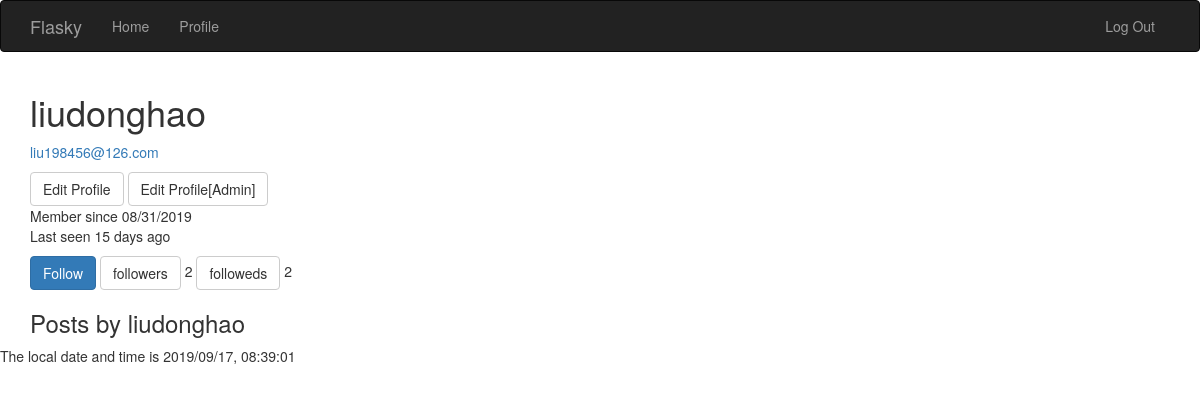
Page /user/liudonghao (signed in) on the earlier database version.
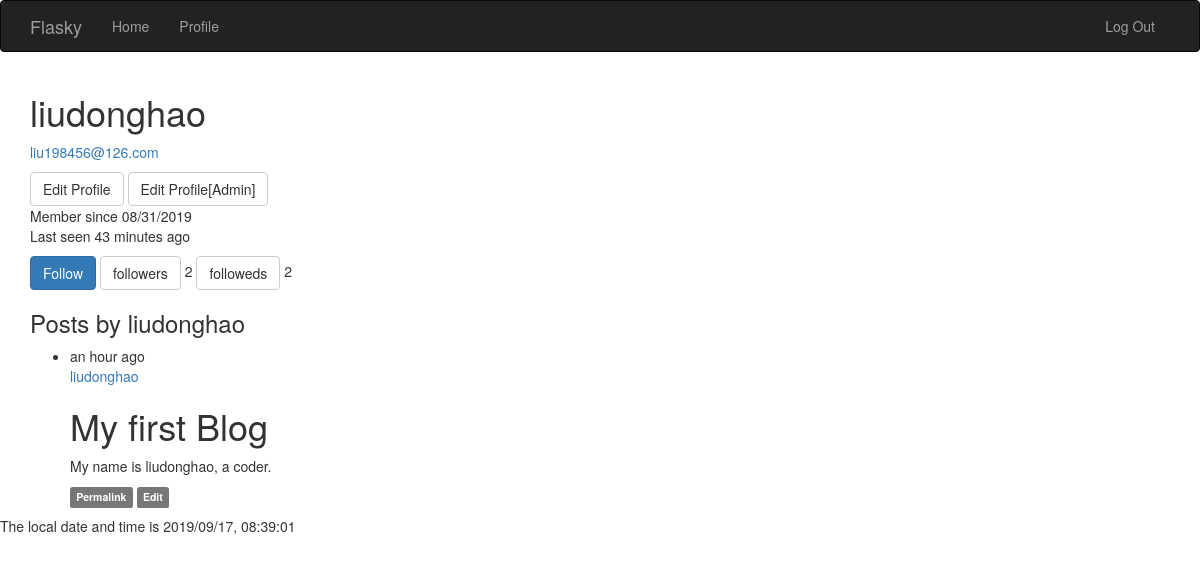
Same page on the later database version.
### app/models.py (models this page shows, shortened)
class User(UserMixin, db.Model):
    __tablename__ = 'users'
    id = db.Column(db.Integer, primary_key=True)
    username = db.Column(db.String(65), unique=True, index=True)
    email = db.Column(db.String(65), unique=True, index=True)
    password_hash = db.Column(db.String(128))
    confirmed = db.Column(db.Boolean, default=False)
    name = db.Column(db.String(65))
    location = db.Column(db.String(65))
    about_me = db.Column(db.Text())
    member_since = db.Column(db.DateTime(), default=datetime.utcnow)
    last_seen    = db.Column(db.DateTime(), default=datetime.utcnow)
    role_id = db.Column(db.Integer, db.ForeignKey('roles.id'))
    posts = db.relationship('Post', backref='author', lazy='dynamic')
    followed = db.relationship('Follow', foreign_keys=[Follow.follower_id], backref=db.backref('follower', lazy='joined'), lazy='dynamic', cascade='all, delete-orphan')
    followers = db.relationship('Follow', foreign_keys=[Follow.followed_id], backref=db.backref('followed', lazy='joined'), lazy='dynamic', cascade='all, delete-orphan')
    @property
    def password(self):
        raise AttributeError('password is not a reable attribute')
    def can(self, permissions):
        return self.role is not None and ((self.role.permissions & permissions) == permissions)
    def is_administrator(self):
        return self.can(RolePermissionCode.ADMINISTRATOR)
    def ping(self):
        self.last_seen = datetime.utcnow()
        db.session.add(self)
    def is_following(self, user):
        return self.followed.filter_by(followed_id=user.id).first() is not None

class Post(db.Model):
    __tablename__ = 'posts'
    id = db.Column(db.Integer, primary_key=True)
    body = db.Column(db.Text())
    body_html = db.Column(db.Text())
    timestamp = db.Column(db.DateTime(), default=datetime.utcnow)
    author_id = db.Column(db.Integer, db.ForeignKey('users.id'))

### app/main/views.py (the view)
@main.route('/user/<username>')
def user(username):
    user = User.query.filter_by(username=username).first_or_404()
    posts = user.posts.order_by(Post.timestamp.desc()).all()
    return render_template('user.html', user=user, posts=posts)

### app/auth/views.py (called while the page is built)
@auth.before_app_request
def before_request():
    if current_user.is_authenticated:
        current_user.ping()
        if not current_user.confirmed \
        and request.endpoint[:5] != 'auth.' \
        and request.endpoint != 'static' :
            return redirect(url_for('auth.unconfirmed'))

### app/main/__init__.py (called while the page is built)
@main.app_context_processor
def inject_permissions():
    return dict(Permission=Permission)

### app/models.py (called while the page is built)
@login_manager.user_loader
def load_user(user_id):
    return User.query.get(int(user_id))

### app/templates/user.html (shortened to what this page needs)
{% extends 'base.html' %}
{% block page_content %}
<div class="page-head">
	<h1>{{ user.username }}</h1>
	{% if user.is_administrator() %}
	<p>
		<a href="mailto:{{ user.email }}">{{ user.email }}</a>
	</p>
	{% endif %}
	{% if user == current_user %}
	<a class="btn btn-default" href="{{ url_for('.edit_profile') }}">Edit Profile</a>
	{% endif %}
	{% if current_user.is_administrator() %}
	<a class="btn btn-default" href="{{ url_for('.edit_profile_admin', id=user.id) }}">Edit Profile[Admin]</a>
	{% endif %}
	<p>
		Member since {{ moment(user.member_since).format('L') }}
		Last seen {{ moment(user.last_seen).fromNow() }}
	</p>
	<p>
	{% if current_user.is_following(user) %}
		<a class="btn btn-default" href="{{ url_for('.unfollow', username=user.username) }}">Unfollow</a>
	{% else %}
		<a class="btn btn-primary" href="{{ url_for('.follow', username=user.username) }}">Follow</a>
	{% endif %}
		<a class="btn btn-default" href="{{ url_for('.followers', username=user.username) }}">followers</a>  {{ user.followers.count() }}
		<a class="btn btn-default" href="{{ url_for('.followeds', username=user.username) }}">followeds</a>  {{ user.followed.count() }}
	<h3>Posts by {{ user.username }}</h3>
	{% include '_posts.html' %}
</div>
{% endblock %}

### app/templates/base.html (shortened to what this page needs)
{% extends "bootstrap/base.html" %}
{%- block head %}
{{ super() }}
{%- endblock %}
{% block navbar %}
<div class="navbar navbar-inverse" role="navigation">
	<div class="container">
		<div class="navbar-header">
			<a class="navbar-brand" href="{{ url_for('main.index') }}">Flasky</a>
		</div>
		<div class="navbar-collapse collapse">
			<ul class="nav navbar-nav">
				<li><a href="{{ url_for('main.index') }}">Home</a></li>
				{% if current_user.is_authenticated %}
				<li><a href="{{ url_for('main.user', username = current_user.username) }}">Profile</a></li>
                {% endif %}
			</ul>
            <ul class="nav navbar-nav navbar-right">
                {% if current_user.is_authenticated %}
				<li><a href="{{ url_for('auth.logout') }}">Log Out</a></li>
                {% else %}
                <li><a href="{{ url_for('auth.login') }}">Log In</a></li>
                {% endif %}
			</ul>
		</div>
	</div>
</div>
{% endblock %}
{% block content %}
<div class="container">
	{% block page_content %}{% endblock %}
</div>
{% endblock %}
{% block scripts %}
<p>The local date and time is {{ moment().format('YYYY/MM/DD, HH:mm:ss',refresh=True) }}</p>
{% endblock %}

### app/templates/_posts.html
<ul class="posts">
	{% for post in posts %}
	<li class="post">
		<div class="post-content">
			<div class="post-date">
				{{ moment(post.timestamp).fromNow() }}
			</div>
			<div class="post-author">
				<a href="{{ url_for('.user', username=post.author.username) }}"> {{ post.author.username }} </a>
			</div>
			<div class="post-body">
				{%if post.body_html %}
				{{ post.body_html | safe }}
				{% else %}
				{{ post.body }}
				{% endif %}
			</div>
			<div class="post-footer">
				<a href="{{ url_for('.post', id=post.id) }}">
					<span class="label label-default">Permalink</span>
				</a>
				{% if current_user.id == post.author_id %}
				<a href="{{ url_for('.edit_post', id=post.id) }}">
					<span class="label label-default">Edit</span>
				</a>
				{% elif current_user.is_administrator() %}
				<a href="{{ url_for('.edit_post', id=post.id) }}">
					<span class="label label-default">Edit[Admin]</span>
				</a>
				{% endif %}
			</div>
		</div>
	</li>
	{% endfor %}
</ul>

Differences in the rows shown:
changed User "liudonghao": last_seen "15 days ago" → "43 minutes ago"
added Post: timestamp "an hour ago", author.username "liudonghao", body_html "My first Blog My name is liudonghao, a coder."
